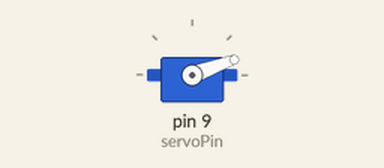
Bench run of a sketch on a simulated Arduino Uno, built with avr-gcc and run on an emulated ATmega328P. On the bench: servo. What the sketch prints to the serial monitor is not drawn.

Above: at 0.05 s.
At 2.05 s:
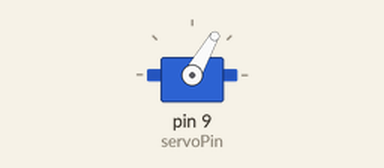
At 3.3 s:
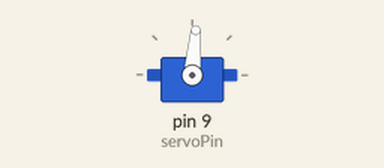
At 6.55 s:
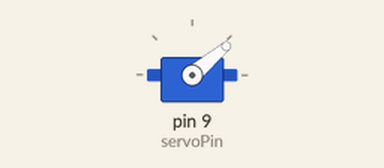
Timing chart, 0 to 9.8 s (numbered marks = the images above):
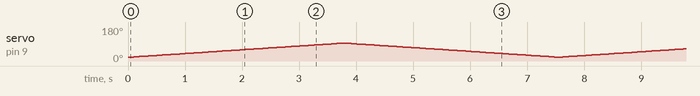

The sketch:

Sketch_Elbow_test.ino
```cpp
#include <Servo.h>

int servoPin = 9;

Servo servo;

int angle = 0;   // servo position in degrees

void setup()
{
  Serial.begin(9600);
  servo.attach(servoPin);
}


void loop()
{
  // scan from 0 to 180 degrees
  for(angle = 20; angle < 95; angle++)
  {
    servo.write(angle);
    Serial.print(angle);
    delay(50);
  }
  // now scan back from 180 to 0 degrees
  for(angle = 95; angle > 20; angle--)
  {
    servo.write(angle);
    Serial.print(angle);
    delay(50);
  }
}
```
